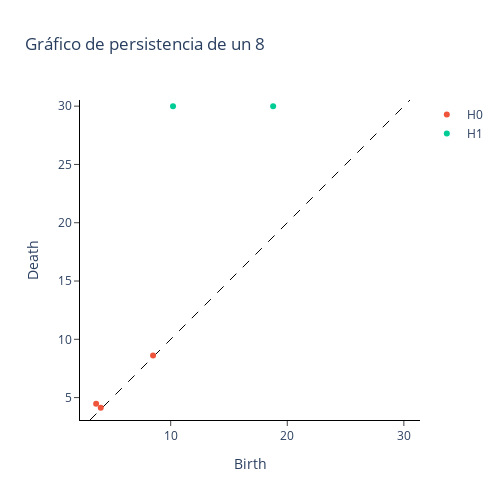

The notebook cell this image was saved under:
### Markdown cell above
## Diagrama de persistencia
Como se ha mencionado anteriormente, esta filtración se realizará mediante complejos cúbicos, para lo cual utilizaremos la función `CubicalPersistence` del módulo `gtda.homology`. En el gráfico de persistencia (idealmente) no deberíamos observar a cerca de
* H_0: un único punto.
* H_1: dos puntos notablemente alejados de la diagonal.

En este caso queda claro que el gráfico de persistencia real se aemeja bastante al esperado.

### Code cell
from gtda.homology import CubicalPersistence

cubical_persistence = CubicalPersistence()
im8_cubical = cubical_persistence.fit_transform(im8_filtration)

cubical_persistence.plot(im8_cubical, 
                         plotly_params={'layout':{'title':'Gráfico de persistencia de un 8'}})

### Figure 1 — Plotly figure (JSON) as saved in the notebook; plotly's stock layout.template omitted (floating-point values rounded to 4 significant figures)
{"data": [{"hoverinfo": "none", "line": {"color": "black", "dash": "dash", "width": 1}, "mode": "lines", "showlegend": false, "type": "scatter", "x": [3.078, 30.53], "y": [3.078, 30.53]}, {"hoverinfo": "text", "hovertext": ["(3.605551275463989, 4.47213595499958)", "(4.0, 4.123105625617661)", "(8.48528137423857, 8.602325267042627)"], "mode": "markers", "name": "H0", "type": "scatter", "x": [3.606, 4, 8.485], "y": [4.472, 4.123, 8.602]}, {"hoverinfo": "text", "hovertext": ["(10.198039027185569, 30.0)", "(18.788294228055936, 30.0)"], "mode": "markers", "name": "H1", "type": "scatter", "x": [10.2, 18.79], "y": [30, 30]}], "layout": {"height": 500, "plot_bgcolor": "white", "title": {"text": "Gráfico de persistencia de un 8"}, "width": 500, "xaxis": {"autorange": false, "domain": [0, 1], "exponentformat": "e", "linecolor": "black", "linewidth": 1, "mirror": false, "range": [2.306, 31.3], "showexponent": "all", "showline": true, "side": "bottom", "ticks": "outside", "title": {"text": "Birth"}, "type": "linear", "zeroline": true}, "yaxis": {"autorange": false, "domain": [0, 1], "exponentformat": "e", "linecolor": "black", "linewidth": 1, "mirror": false, "range": [3.078, 30.53], "scaleanchor": "x", "scaleratio": 1, "showexponent": "all", "showline": true, "side": "left", "ticks": "outside", "title": {"text": "Death"}, "type": "linear", "zeroline": true}}}
